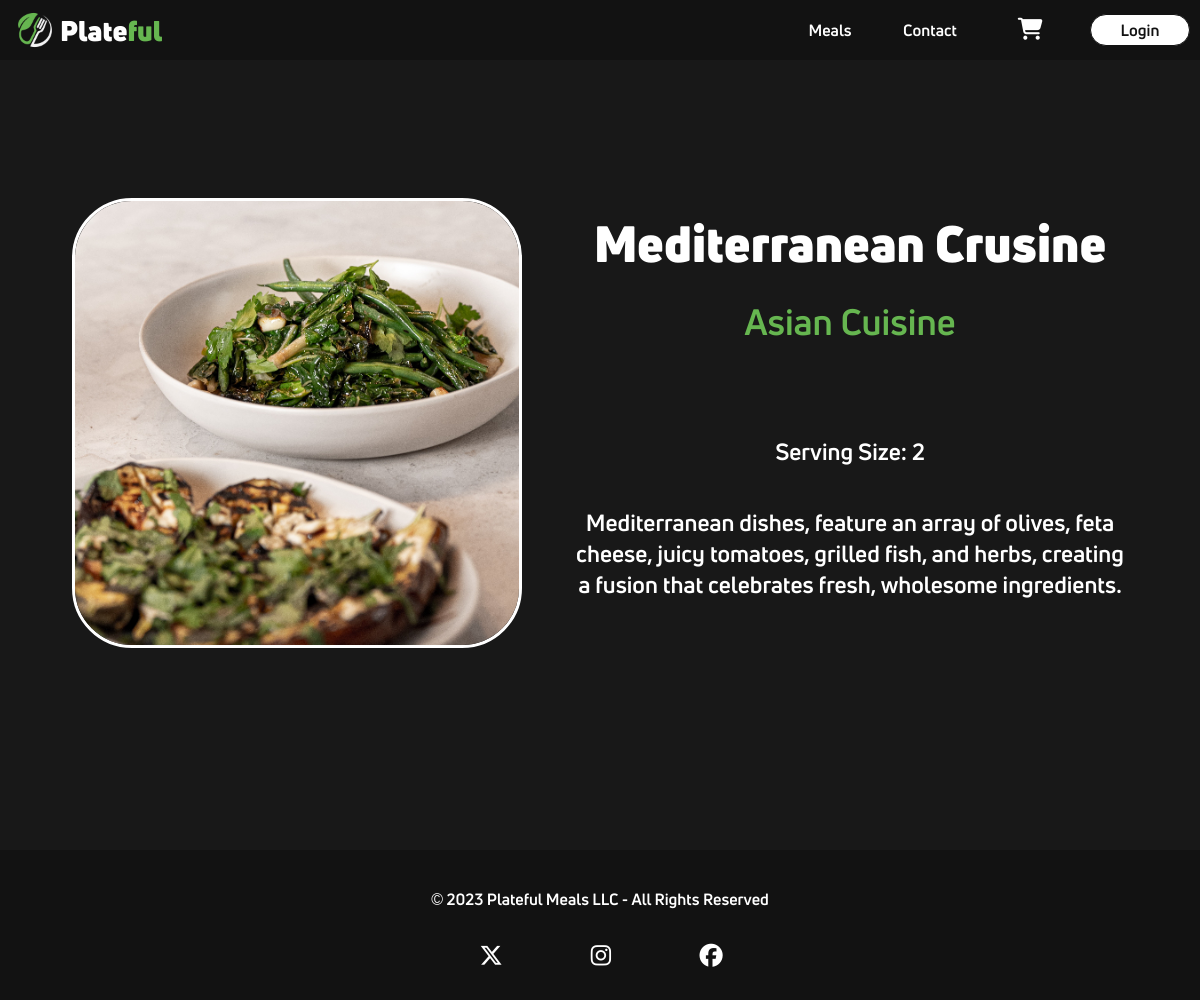
Page /mealdetails.php?id=2 on the earlier database version.
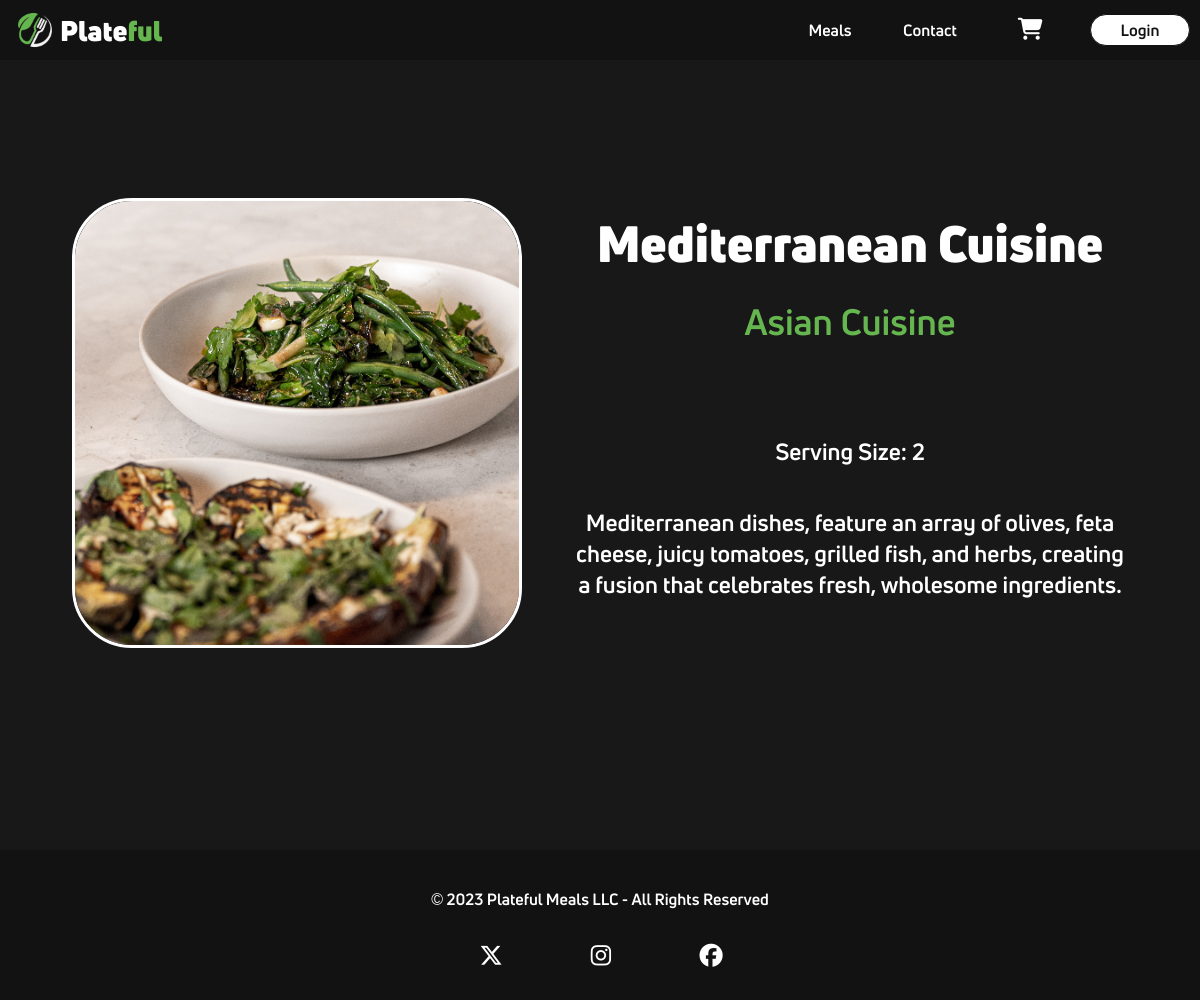
Same page on the later database version.
### tables this page shows
CREATE TABLE `prepmeals` (
  `id` int(11) NOT NULL,
  `title` varchar(130) NOT NULL,
  `price` decimal(5,2) NOT NULL,
  `category_id` tinyint(4) NOT NULL,
  `serving_size` int(11) NOT NULL,
  `image` varchar(130) NOT NULL,
  `description` text NOT NULL
);

CREATE TABLE `categories` (
  `category_id` tinyint(4) NOT NULL,
  `Category` varchar(25) NOT NULL,
  `description` text DEFAULT NULL
);

### includes/database.php (called while the page is built, shortened)
<?php
$tblMeals = "prepmeals";
$tblCategory = "categories";

### mealdetails.php (the view, shortened to what this page needs)
<?php
require_once('includes/header.php');
require_once ('includes/database.php');
$id = filter_input(INPUT_GET, 'id', FILTER_SANITIZE_NUMBER_INT);
$sql =  "SELECT $tblMeals.*, $tblCategory.Category
 FROM $tblMeals, $tblCategory
 WHERE $tblMeals.category_id = $tblCategory.category_id
 AND id=$id";
$query = $conn->query($sql);
$row = $query->fetch_assoc();
?>
    <div class="details-wrapper">
        <div class="meal-img">
            <img src="<?=$row['image']?>" alt="<?=$row['title']?>">
        </div>
        <div class="meal-description">
            <h2><?=$row['title']?></h2>
            <h4><?= $row['Category'] ?></h4>
            <p>Serving Size: <?= $row['serving_size'] ?></p>
            <p><?= $row['description'] ?></p>
        </div>
    </div>
    </div>
<?php
include('includes/footer.php');

### includes/header.php (shortened to what this page needs)
<!DOCTYPE html>
<html lang="en">
<head>
    <link rel="stylesheet" href="www/css/styles.css" />
    <link
            rel="stylesheet"
            href="https://cdnjs.cloudflare.com/ajax/libs/font-awesome/6.4.2/css/all.min.css"
    />
</head>
<body>
<div class="site-wrapper">
    <nav>
        <a href="index.php" class="logo"
        ><img src="www/images/logo3.png" /> Plate<span>ful</span></a
        >
        <div class="left-nav">
            <a href="meals.php">Meals</a>
            <a href="contact.php">Contact</a>
            <a href="shoppingcart.php"
            ><i class="fa-solid fa-cart-shopping"></i
                ></a>
            <a href="login.php" class="login"><span>Login</span></a>
        </div>
    </nav>
    <div class="body-wrapper">

### includes/footer.php (shortened to what this page needs)
</div>
<div class="footer">
    <p><span>&copy</span> 2023 Plateful Meals LLC - All Rights Reserved</p>
    <div class="footer-links">
        <a href="#####"><i class="fa-brands fa-x-twitter"></i></a>
        <a href="#####"><i class="fa-brands fa-instagram"></i></a>
        <a href="#####"><i class="fa-brands fa-facebook"></i></a>
    </div>
</div>
</body>
</html>

### www/css/styles.css (style rules this page uses)
* { margin: 0; padding: 0; box-sizing: border-box; }
html, body { height: 100%; font-family: "UniBold", sans-serif; background-color: #181818; color: #fff; }
h1, h2, h3, h4, h5, h6, p { margin-bottom: 16px; }
.site-wrapper { overflow-x: hidden; }
nav { height: 60px; width: 100%; display: flex; align-items: center; justify-content: space-between; background-color: #121212; position: fixed; z-index: 999; }
nav .logo { display: flex; align-items: center; margin-left: 10px; font-family: "UniBlack", sans-serif; font-size: 28px; text-decoration: none; color: #fff; transition: ease 0.3s; }
nav .logo span { transition: ease 0.3s; color: #66b650; }
nav .logo img { width: 50px; height: 50px; }
nav .left-nav { display: flex; align-items: center; }
nav .left-nav i { font-size: 22px; }
nav .left-nav a { margin: 0 10px; width: 80px; text-align: center; text-decoration: none; color: #fff; }
nav .left-nav .login { width: 100px; background-color: #fff; height: 32px; border-radius: 20px; font-family: "UniBold", sans-serif; border: 1px solid; transition: ease 0.3s; color: #121212; }
nav .left-nav .login span { display: block; height: 100%; width: 100%; text-align: center; margin-top: 4px; }
.footer { height: 150px; width: 100%; display: flex; align-items: center; flex-direction: column; background-color: #121212; }
.footer span { font-family: Arial, Helvetica, sans-serif; }
.footer p { color: #fff; margin: 38px 0 20px 0; }
.footer .footer-links { width: 300px; height: 50px; display: flex; align-items: center; justify-content: space-between; }
.footer a { height: 40px; width: 40px; color: #fff; text-decoration: none; font-size: 1.45rem; margin: 0px 20px; transition: ease 0.35s; text-align: center; border-radius: 30px; }
.footer a i { margin-top: 21.4%; margin-left: 5%; }
.details-wrapper { display: flex; min-height: 850px; align-items: center; justify-content: space-evenly; width: 88%; margin: 0 auto; }
.details-wrapper .meal-img img { width: 450px; height: 450px; object-fit: cover; border-radius: 60px; border: 3px solid #fff; }
.details-wrapper .meal-description { margin-left: 50px; display: flex; flex-direction: column; align-items: center; }
.details-wrapper .meal-description h2 { font-family: "UniBlack", sans-serif; font-size: 50px; margin-bottom: 20px; }
.details-wrapper .meal-description h4 { font-size: 36px; color: #66B650; margin-bottom: 90px; }
.details-wrapper .meal-description p { margin-bottom: 40px; font-size: 23px; max-width: 600px; text-align: center; }

Differences in the rows shown:
changed prepmeals "Asian Cuisine": title "Mediterranean Crusine" → "Mediterranean Cuisine"
